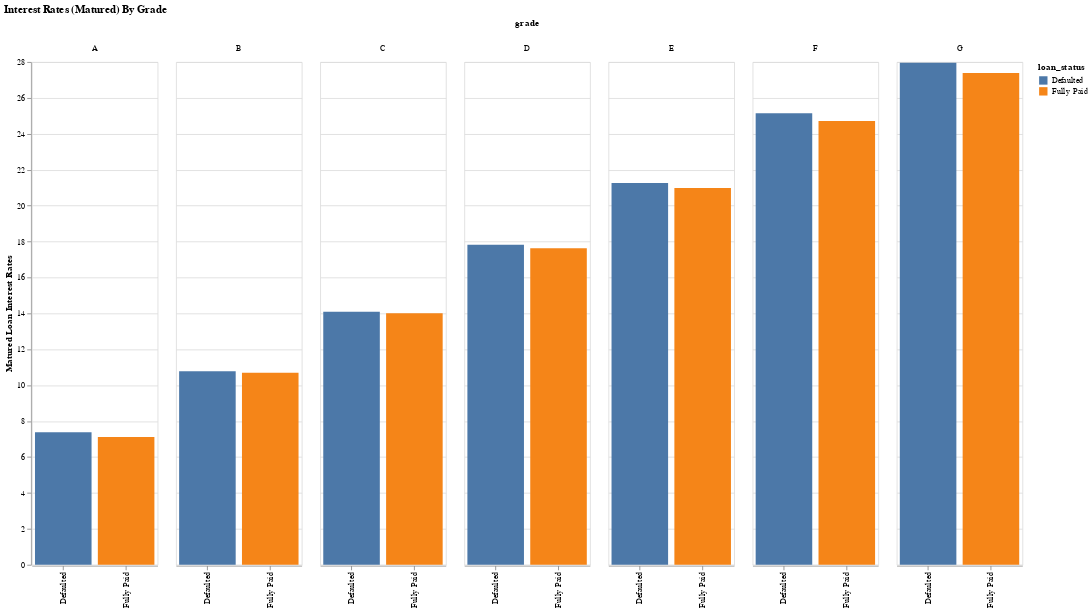

Write notebook code for a chart like this one.
### Markdown cell above
This graph is a pretty good description of how the grade lending club applies is a predictor of whether or not the borrower will defult. **Grade F had over a 50% default rate.**

### Code cell
chart_data_default = eda_group_data.groupby(['grade', 'loan_status'
                                            ])['loan_status_count',
                                               'int_rate',
                                              ].agg({ 'loan_status_count':'count',
                                                      'int_rate':'mean'
                                                     }).reset_index()

map_default_status = {0:'Defaulted', 1:'Fully Paid'}

chart_data_default['loan_status'] = chart_data_default['loan_status'].map(map_default_status)

alt.Chart(chart_data_default).mark_bar().encode(
    x=alt.X(field='loan_status',type='nominal',axis=alt.Axis(title='')),
    y=alt.Y(field='int_rate',type='quantitative',axis=alt.Axis(title='Matured Loan Interest Rates')),
    color='loan_status:N',
    column = 'grade:N',
    tooltip=['loan_status:N', 'grade','int_rate:Q'],
).properties(width=150, height=600,title='Interest Rates (Matured) By Grade')

### Figure 1 — Vega-Lite specification as saved in the notebook (floating-point values rounded to 4 significant figures)
{"$schema": "https://vega.github.io/schema/vega-lite/v2.6.0.json", "config": {"view": {"height": 300, "width": 400}}, "data": {"name": "data-ee9ee1b38d4a5a42d34fb8d313796586"}, "datasets": {"data-ee9ee1b38d4a5a42d34fb8d313796586": [{"grade": "A", "int_rate": 7.376, "loan_status": "Defaulted", "loan_status_count": 14941}, {"grade": "A", "int_rate": 7.121, "loan_status": "Fully Paid", "loan_status_count": 196617}, {"grade": "B", "int_rate": 10.78, "loan_status": "Defaulted", "loan_status_count": 55106}, {"grade": "B", "int_rate": 10.69, "loan_status": "Fully Paid", "loan_status_count": 305868}, {"grade": "C", "int_rate": 14.09, "loan_status": "Defaulted", "loan_status_count": 89511}, {"grade": "C", "int_rate": 14.01, "loan_status": "Fully Paid", "loan_status_count": 266724}, {"grade": "D", "int_rate": 17.83, "loan_status": "Defaulted", "loan_status_count": 63581}, {"grade": "D", "int_rate": 17.63, "loan_status": "Fully Paid", "loan_status_count": 127375}, {"grade": "E", "int_rate": 21.26, "loan_status": "Defaulted", "loan_status_count": 37104}, {"grade": "E", "int_rate": 20.99, "loan_status": "Fully Paid", "loan_status_count": 53123}, {"grade": "F", "int_rate": 25.14, "loan_status": "Defaulted", "loan_status_count": 14785}, {"grade": "F", "int_rate": 24.71, "loan_status": "Fully Paid", "loan_status_count": 16453}, {"grade": "G", "int_rate": 27.97, "loan_status": "Defaulted", "loan_status_count": 4623}, {"grade": "G", "int_rate": 27.39, "loan_status": "Fully Paid", "loan_status_count": 4229}]}, "encoding": {"color": {"field": "loan_status", "type": "nominal"}, "column": {"field": "grade", "type": "nominal"}, "tooltip": [{"field": "loan_status", "type": "nominal"}, {"field": "grade", "type": "nominal"}, {"field": "int_rate", "type": "quantitative"}], "x": {"axis": {"title": ""}, "field": "loan_status", "type": "nominal"}, "y": {"axis": {"title": "Matured Loan Interest Rates"}, "field": "int_rate", "type": "quantitative"}}, "height": 600, "mark": "bar", "title": "Interest Rates (Matured) By Grade", "width": 150}
